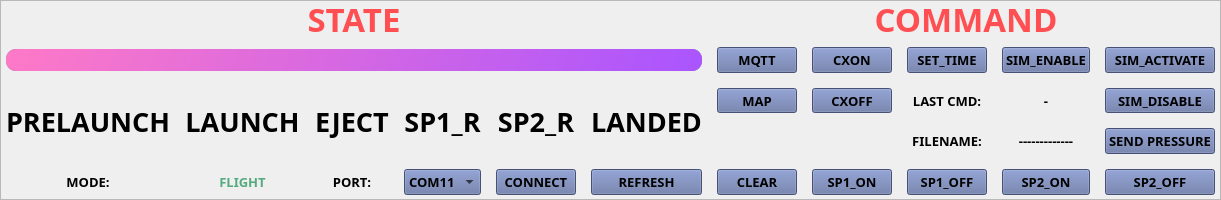
           <widget class="QFrame" name="TopBar">
            <property name="minimumSize">
             <size>
              <width>0</width>
              <height>200</height>
             </size>
            </property>
            <property name="maximumSize">
             <size>
              <width>16777215</width>
              <height>200</height>
             </size>
            </property>
            <property name="frameShape">
             <enum>QFrame::StyledPanel</enum>
            </property>
            <property name="frameShadow">
             <enum>QFrame::Raised</enum>
            </property>
            <layout class="QGridLayout" name="gridLayout_4">
             <property name="leftMargin">
              <number>5</number>
             </property>
             <property name="topMargin">
              <number>5</number>
             </property>
             <property name="rightMargin">
              <number>5</number>
             </property>
             <property name="bottomMargin">
              <number>5</number>
             </property>
             <property name="spacing">
              <number>15</number>
             </property>
             <item row="0" column="0">
              <layout class="QGridLayout" name="gridLayout_3">
               <item row="5" column="8">
                <widget class="QPushButton" name="btn_s1off">
                 <property name="font">
                  <font>
                   <family>JetBrains Mono</family>
                   <pointsize>10</pointsize>
                   <weight>75</weight>
                   <bold>true</bold>
                  </font>
                 </property>
                 <property name="styleSheet">
                  <string notr="true">background-color: rgb(98, 114, 164);</string>
                 </property>
                 <property name="text">
                  <string>SP1_OFF</string>
                 </property>
                </widget>
               </item>
               <item row="5" column="1">
                <widget class="QLabel" name="mode">
                 <property name="font">
                  <font>
                   <family>JetBrains Mono</family>
                   <pointsize>10</pointsize>
                   <weight>75</weight>
                   <bold>true</bold>
                  </font>
                 </property>
                 <property name="styleSheet">
                  <string notr="true">color: rgb(85, 170, 127);</string>
                 </property>
                 <property name="text">
                  <string>FLIGHT</string>
                 </property>
                 <property name="alignment">
                  <set>Qt::AlignCenter</set>
                 </property>
                </widget>
               </item>
               <item row="0" column="0" colspan="6">
                <widget class="QLabel" name="t_state">
                 <property name="font">
                  <font>
                   <family>JetBrains Mono</family>
                   <pointsize>25</pointsize>
                   <weight>75</weight>
                   <italic>false</italic>
                   <bold>true</bold>
                   <underline>false</underline>
                   <strikeout>false</strikeout>
                  </font>
                 </property>
                 <property name="styleSheet">
                  <string notr="true">color: rgb(255, 79, 82);</string>
                 </property>
                 <property name="text">
                  <string>STATE</string>
                 </property>
                 <property name="alignment">
                  <set>Qt::AlignCenter</set>
                 </property>
                </widget>
               </item>
               <item row="1" column="9">
                <widget class="QPushButton" name="btn_simenable">
                 <property name="font">
                  <font>
                   <family>JetBrains Mono</family>
                   <pointsize>10</pointsize>
                   <weight>75</weight>
                   <bold>true</bold>
                  </font>
                 </property>
                 <property name="styleSheet">
                  <string notr="true">background-color: rgb(98, 114, 164);</string>
                 </property>
                 <property name="text">
                  <string>SIM_ENABLE</string>
                 </property>
                </widget>
               </item>
               <item row="5" column="2">
                <widget class="QLabel" name="t_port">
                 <property name="font">
                  <font>
                   <family>JetBrains Mono</family>
                   <pointsize>10</pointsize>
                   <weight>75</weight>
                   <bold>true</bold>
                  </font>
                 </property>
                 <property name="text">
                  <string>PORT:</string>
                 </property>
                 <property name="alignment">
                  <set>Qt::AlignCenter</set>
                 </property>
                </widget>
               </item>
               <item row="1" column="7">
                <widget class="QPushButton" name="btn_cxon">
                 <property name="font">
                  <font>
                   <family>JetBrains Mono</family>
                   <pointsize>10</pointsize>
                   <weight>75</weight>
                   <bold>true</bold>
                  </font>
                 </property>
                 <property name="styleSheet">
                  <string notr="true">background-color: rgb(98, 114, 164);</string>
                 </property>
                 <property name="text">
                  <string>CXON</string>
                 </property>
                </widget>
               </item>
               <item row="5" column="4">
                <widget class="QPushButton" name="btn_connect">
                 <property name="font">
                  <font>
                   <family>JetBrains Mono</family>
                   <pointsize>10</pointsize>
                   <weight>75</weight>
                   <bold>true</bold>
                  </font>
                 </property>
                 <property name="styleSheet">
                  <string notr="true">background-color: rgb(98, 114, 164);</string>
                 </property>
                 <property name="text">
                  <string>CONNECT</string>
                 </property>
                </widget>
               </item>
               <item row="5" column="5">
                <widget class="QPushButton" name="btn_refresh">
                 <property name="font">
                  <font>
                   <family>JetBrains Mono</family>
                   <pointsize>10</pointsize>
                   <weight>75</weight>
                   <bold>true</bold>
                  </font>
                 </property>
                 <property name="styleSheet">
                  <string notr="true">background-color: rgb(98, 114, 164);</string>
                 </property>
                 <property name="text">
                  <string>REFRESH</string>
                 </property>
                </widget>
               </item>
               <item row="1" column="10">
                <widget class="QPushButton" name="btn_simactivate">
                 <property name="font">
                  <font>
                   <family>JetBrains Mono</family>
                   <pointsize>10</pointsize>
                   <weight>75</weight>
                   <bold>true</bold>
                  </font>
                 </property>
                 <property name="styleSheet">
                  <string notr="true">background-color: rgb(98, 114, 164);</string>
                 </property>
                 <property name="text">
                  <string>SIM_ACTIVATE</string>
                 </property>
                </widget>
               </item>
               <item row="1" column="0" colspan="6">
                <widget class="QProgressBar" name="StateBar">
                 <property name="font">
                  <font>
                   <stylestrategy>PreferDefault</stylestrategy>
                  </font>
                 </property>
                 <property name="autoFillBackground">
                  <bool>false</bool>
                 </property>
                 <property name="styleSheet">
                  <string notr="true">QProgressBar{
	
	background-color: rgb(107, 125, 180);
	border-radius: 10px;
}
QProgressBar::chunk{
	border-radius: 10px;
	background-color: qlineargradient(spread:pad, x1:0,y1:0.511364,x2:1,y2:0.523,stop:0 rgba(254,121,199,255),stop:1 rgba(170,85,255,255))
}</string>
                 </property>
                 <property name="maximum">
                  <number>5</number>
                 </property>
                 <property name="value">
                  <number>5</number>
                 </property>
                 <property name="alignment">
                  <set>Qt::AlignCenter</set>
                 </property>
                 <property name="textVisible">
                  <bool>false</bool>
                 </property>
                 <property name="format">
                  <string>%p%</string>
                 </property>
                </widget>
               </item>
               <item row="5" column="3">
                <widget class="QComboBox" name="Portlist">
                 <property name="font">
                  <font>
                   <family>JetBrains Mono</family>
                   <pointsize>10</pointsize>
                   <weight>75</weight>
                   <bold>true</bold>
                  </font>
                 </property>
                 <property name="styleSheet">
                  <string notr="true">background-color: rgb(98, 114, 164);</string>
                 </property>
                 <item>
                  <property name="text">
                   <string>COM11</string>
                  </property>
                 </item>
                </widget>
               </item>
               <item row="1" column="8">
                <widget class="QPushButton" name="btn_settime">
                 <property name="font">
                  <font>
                   <family>JetBrains Mono</family>
                   <pointsize>10</pointsize>
                   <weight>75</weight>
                   <bold>true</bold>
                  </font>
                 </property>
                 <property name="styleSheet">
                  <string notr="true">background-color: rgb(98, 114, 164);</string>
                 </property>
                 <property name="text">
                  <string>SET_TIME</string>
                 </property>
                </widget>
               </item>
               <item row="5" column="0">
                <widget class="QLabel" name="t_mode">
                 <property name="font">
                  <font>
                   <family>JetBrains Mono</family>
                   <pointsize>10</pointsize>
                   <weight>75</weight>
                   <bold>true</bold>
                  </font>
                 </property>
                 <property name="text">
                  <string>MODE:</string>
                 </property>
                 <property name="alignment">
                  <set>Qt::AlignCenter</set>
                 </property>
                </widget>
               </item>
               <item row="2" column="4" rowspan="2">
                <widget class="QLabel" name="t_sp2_r">
                 <property name="font">
                  <font>
                   <family>JetBrains Mono</family>
                   <pointsize>20</pointsize>
                   <weight>75</weight>
                   <bold>true</bold>
                  </font>
                 </property>
                 <property name="text">
                  <string>SP2_R</string>
                 </property>
                 <property name="alignment">
                  <set>Qt::AlignCenter</set>
                 </property>
                </widget>
               </item>
               <item row="2" column="2" rowspan="2">
                <widget class="QLabel" name="t_launch_2">
                 <property name="font">
                  <font>
                   <family>JetBrains Mono</family>
                   <pointsize>20</pointsize>
                   <weight>75</weight>
                   <bold>true</bold>
                  </font>
                 </property>
                 <property name="text">
                  <string>EJECT</string>
                 </property>
                 <property name="alignment">
                  <set>Qt::AlignCenter</set>
                 </property>
                </widget>
               </item>
               <item row="2" column="3" rowspan="2">
                <widget class="QLabel" name="t_sp1_r">
                 <property name="font">
                  <font>
                   <family>JetBrains Mono</family>
                   <pointsize>20</pointsize>
                   <weight>75</weight>
                   <bold>true</bold>
                  </font>
                 </property>
                 <property name="text">
                  <string>SP1_R</string>
                 </property>
                 <property name="alignment">
                  <set>Qt::AlignCenter</set>
                 </property>
                </widget>
               </item>
               <item row="2" column="0" rowspan="2">
                <widget class="QLabel" name="t_prellaunch">
                 <property name="font">
                  <font>
                   <family>JetBrains Mono</family>
                   <pointsize>20</pointsize>
                   <weight>75</weight>
                   <bold>true</bold>
                  </font>
                 </property>
                 <property name="text">
                  <string>PRELAUNCH</string>
                 </property>
                 <property name="alignment">
                  <set>Qt::AlignCenter</set>
                 </property>
                </widget>
               </item>
               <item row="2" column="1" rowspan="2">
                <widget class="QLabel" name="t_launch">
                 <property name="font">
                  <font>
                   <family>JetBrains Mono</family>
                   <pointsize>20</pointsize>
                   <weight>75</weight>
                   <bold>true</bold>
                  </font>
                 </property>
                 <property name="text">
                  <string>LAUNCH</string>
                 </property>
                 <property name="alignment">
                  <set>Qt::AlignCenter</set>
                 </property>
                </widget>
               </item>
               <item row="3" column="9">
                <widget class="QLabel" name="filename">
                 <property name="font">
                  <font>
                   <family>JetBrains Mono</family>
                   <pointsize>10</pointsize>
                   <weight>75</weight>
                   <bold>true</bold>
                  </font>
                 </property>
                 <property name="text">
                  <string>-------------</string>
                 </property>
                 <property name="alignment">
                  <set>Qt::AlignCenter</set>
                 </property>
                </widget>
               </item>
               <item row="2" column="9">
                <widget class="QLabel" name="CMD">
                 <property name="font">
                  <font>
                   <family>JetBrains Mono</family>
                   <pointsize>10</pointsize>
                   <weight>75</weight>
                   <bold>true</bold>
                  </font>
                 </property>
                 <property name="text">
                  <string>-</string>
                 </property>
                 <property name="alignment">
                  <set>Qt::AlignCenter</set>
                 </property>
                </widget>
               </item>
               <item row="3" column="8">
                <widget class="QLabel" name="t_filename">
                 <property name="font">
                  <font>
                   <family>JetBrains Mono</family>
                   <pointsize>10</pointsize>
                   <weight>75</weight>
                   <bold>true</bold>
                  </font>
                 </property>
                 <property name="text">
                  <string>FILENAME:</string>
                 </property>
                 <property name="alignment">
                  <set>Qt::AlignCenter</set>
                 </property>
                </widget>
               </item>
               <item row="2" column="8">
                <widget class="QLabel" name="t_lastcmd">
                 <property name="font">
                  <font>
                   <family>JetBrains Mono</family>
                   <pointsize>10</pointsize>
                   <weight>75</weight>
                   <bold>true</bold>
                  </font>
                 </property>
                 <property name="text">
                  <string>LAST CMD:</string>
                 </property>
                 <property name="alignment">
                  <set>Qt::AlignCenter</set>
                 </property>
                </widget>
               </item>
               <item row="1" column="6">
                <widget class="QPushButton" name="btn_mqtt">
                 <property name="font">
                  <font>
                   <family>JetBrains Mono</family>
                   <pointsize>10</pointsize>
                   <weight>75</weight>
                   <bold>true</bold>
                  </font>
                 </property>
                 <property name="styleSheet">
                  <string notr="true">background-color: rgb(98, 114, 164);</string>
                 </property>
                 <property name="text">
                  <string>MQTT</string>
                 </property>
                </widget>
               </item>
               <item row="2" column="7">
                <widget class="QPushButton" name="btn_cxoff">
                 <property name="font">
                  <font>
                   <family>JetBrains Mono</family>
                   <pointsize>10</pointsize>
                   <weight>75</weight>
                   <bold>true</bold>
                  </font>
                 </property>
                 <property name="styleSheet">
                  <string notr="true">background-color: rgb(98, 114, 164);</string>
                 </property>
                 <property name="text">
                  <string>CXOFF</string>
                 </property>
                </widget>
               </item>
               <item row="5" column="6">
                <widget class="QPushButton" name="btn_clear">
                 <property name="font">
                  <font>
                   <family>JetBrains Mono</family>
                   <pointsize>10</pointsize>
                   <weight>75</weight>
                   <bold>true</bold>
                  </font>
                 </property>
                 <property name="styleSheet">
                  <string notr="true">background-color: rgb(98, 114, 164);</string>
                 </property>
                 <property name="text">
                  <string>CLEAR</string>
                 </property>
                </widget>
               </item>
               <item row="5" column="10">
                <widget class="QPushButton" name="btn_s2off">
                 <property name="font">
                  <font>
                   <family>JetBrains Mono</family>
                   <pointsize>10</pointsize>
                   <weight>75</weight>
                   <bold>true</bold>
                  </font>
                 </property>
                 <property name="styleSheet">
                  <string notr="true">background-color: rgb(98, 114, 164);</string>
                 </property>
                 <property name="text">
                  <string>SP2_OFF</string>
                 </property>
                </widget>
               </item>
               <item row="2" column="6">
                <widget class="QPushButton" name="btn_map">
                 <property name="font">
                  <font>
                   <family>JetBrains Mono</family>
                   <pointsize>10</pointsize>
                   <weight>75</weight>
                   <bold>true</bold>
                  </font>
                 </property>
                 <property name="styleSheet">
                  <string notr="true">background-color: rgb(98, 114, 164);</string>
                 </property>
                 <property name="text">
                  <string>MAP</string>
                 </property>
                </widget>
               </item>
               <item row="2" column="5" rowspan="2">
                <widget class="QLabel" name="t_landed">
                 <property name="font">
                  <font>
                   <family>JetBrains Mono</family>
                   <pointsize>20</pointsize>
                   <weight>75</weight>
                   <bold>true</bold>
                  </font>
                 </property>
                 <property name="text">
                  <string>LANDED</string>
                 </property>
                 <property name="alignment">
                  <set>Qt::AlignCenter</set>
                 </property>
                </widget>
               </item>
               <item row="5" column="9">
                <widget class="QPushButton" name="btn_sp2on">
                 <property name="font">
                  <font>
                   <family>JetBrains Mono</family>
                   <pointsize>10</pointsize>
                   <weight>75</weight>
                   <bold>true</bold>
                  </font>
                 </property>
                 <property name="styleSheet">
                  <string notr="true">background-color: rgb(98, 114, 164);</string>
                 </property>
                 <property name="text">
                  <string>SP2_ON</string>
                 </property>
                </widget>
               </item>
               <item row="2" column="10">
                <widget class="QPushButton" name="btn_simdisable">
                 <property name="font">
                  <font>
                   <family>JetBrains Mono</family>
                   <pointsize>10</pointsize>
                   <weight>75</weight>
                   <bold>true</bold>
                  </font>
                 </property>
                 <property name="styleSheet">
                  <string notr="true">background-color: rgb(98, 114, 164);</string>
                 </property>
                 <property name="text">
                  <string>SIM_DISABLE</string>
                 </property>
                </widget>
               </item>
               <item row="3" column="10">
                <widget class="QPushButton" name="btn_sendpressure">
                 <property name="font">
                  <font>
                   <family>JetBrains Mono</family>
                   <pointsize>10</pointsize>
                   <weight>75</weight>
                   <bold>true</bold>
                  </font>
                 </property>
                 <property name="styleSheet">
                  <string notr="true">background-color: rgb(98, 114, 164);</string>
                 </property>
                 <property name="text">
                  <string>SEND PRESSURE</string>
                 </property>
                </widget>
               </item>
               <item row="0" column="6" colspan="5">
                <widget class="QLabel" name="t_command">
                 <property name="font">
                  <font>
                   <family>JetBrains Mono</family>
                   <pointsize>25</pointsize>
                   <weight>75</weight>
                   <italic>false</italic>
                   <bold>true</bold>
                   <underline>false</underline>
                   <strikeout>false</strikeout>
                  </font>
                 </property>
                 <property name="styleSheet">
                  <string notr="true">color: rgb(255, 79, 82);</string>
                 </property>
                 <property name="text">
                  <string>COMMAND</string>
                 </property>
                 <property name="alignment">
                  <set>Qt::AlignCenter</set>
                 </property>
                </widget>
               </item>
               <item row="5" column="7">
                <widget class="QPushButton" name="btn_s1on">
                 <property name="font">
                  <font>
                   <family>JetBrains Mono</family>
                   <pointsize>10</pointsize>
                   <weight>75</weight>
                   <bold>true</bold>
                  </font>
                 </property>
                 <property name="styleSheet">
                  <string notr="true">background-color: rgb(98, 114, 164);</string>
                 </property>
                 <property name="text">
                  <string>SP1_ON</string>
                 </property>
                </widget>
               </item>
              </layout>
             </item>
            </layout>
           </widget>
